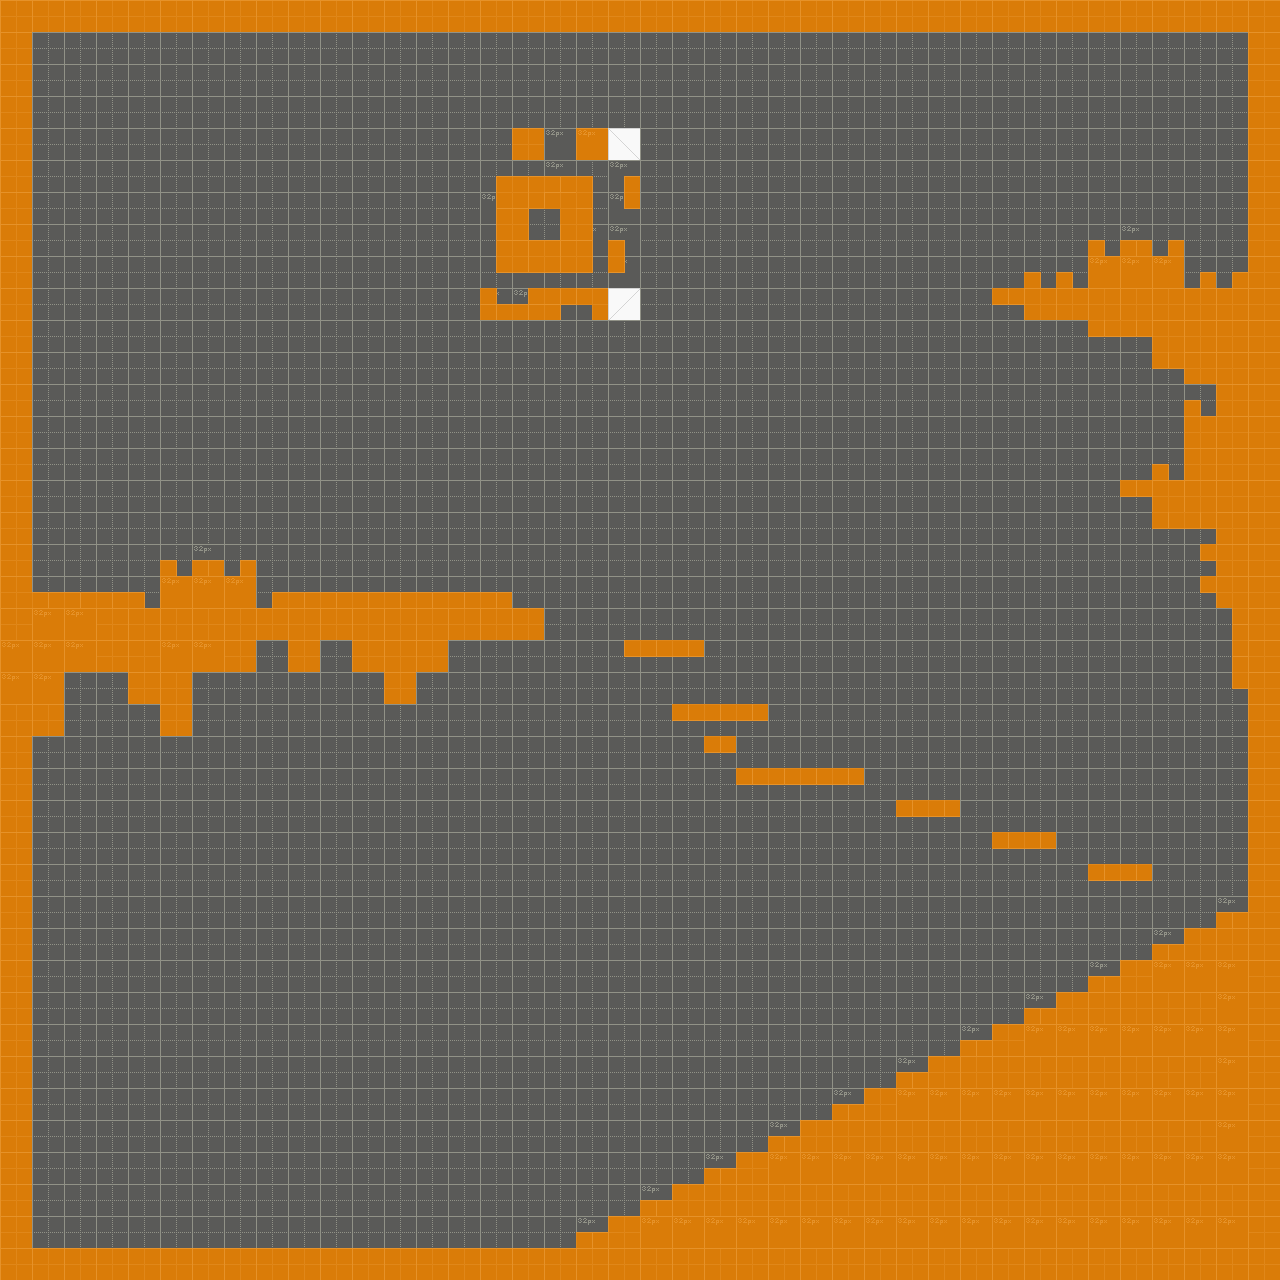

This game map was drawn from its Tiled (.tmx) file and the tilesets committed beside it. A one-line description and the trimmed map source follow:
An orthogonal 40x40 tile map with 32x32 px tiles, 1 tile layer (Ground) and 22 objects (21x mine, player).

<map version="1.0" orientation="orthogonal" width="40" height="40" tilewidth="32" tileheight="32">
 <tileset firstgid="1" name="developer_tools" tilewidth="32" tileheight="32" spacing="1" margin="1">
  <image source="developer_tools.png" width="166" height="199" />
  <tile id="1">
   <properties>
    <property name="obstacle" value="1" />
   </properties>
  </tile>
  <tile id="3">
   <properties>
    <property name="obstacle" value="1" />
   </properties>
  </tile>
  <tile id="5">
   <properties>
    <property name="height" value="16" />
    <property name="obstacle" value="1" />
    <property name="width" value="16" />
    <property name="xOffset" value="16" />
    <property name="yOffset" value="16" />
   </properties>
  </tile>
  <tile id="6">
   <properties>
    <property name="height" value="16" />
    <property name="obstacle" value="1" />
    <property name="yOffset" value="16" />
   </properties>
  </tile>
  <tile id="7">
   <properties>
    <property name="height" value="16" />
    <property name="obstacle" value="1" />
    <property name="yOffset" value="16" />
   </properties>
  </tile>
  <tile id="8">
   <properties>
    <property name="height" value="16" />
    <property name="obstacle" value="1" />
    <property name="width" value="16" />
    <property name="yOffset" value="16" />
   </properties>
  </tile>
  <tile id="9">
   <properties>
    <property name="height" value="16" />
    <property name="obstacle" value="1" />
    <property name="width" value="16" />
    <property name="xOffset" value="16" />
    <property name="yOffset" value="16" />
   </properties>
  </tile>
  <tile id="10">
   <properties>
    <property name="obstacle" value="1" />
    <property name="width" value="16" />
    <property name="xOffset" value="16" />
   </properties>
  </tile>
  <tile id="13">
   <properties>
    <property name="obstacle" value="1" />
    <property name="width" value="16" />
   </properties>
  </tile>
  <tile id="14">
   <properties>
    <property name="height" value="16" />
    <property name="obstacle" value="1" />
    <property name="width" value="16" />
    <property name="xOffset" value="16" />
   </properties>
  </tile>
  <tile id="15">
   <properties>
    <property name="obstacle" value="1" />
    <property name="width" value="16" />
    <property name="xOffset" value="16" />
   </properties>
  </tile>
  <tile id="18">
   <properties>
    <property name="obstacle" value="1" />
    <property name="width" value="16" />
   </properties>
  </tile>
  <tile id="19">
   <properties>
    <property name="height" value="16" />
    <property name="obstacle" value="1" />
    <property name="width" value="16" />
    <property name="yOffset" value="16" />
   </properties>
  </tile>
  <tile id="20">
   <properties>
    <property name="height" value="16" />
    <property name="obstacle" value="1" />
    <property name="width" value="16" />
    <property name="xOffset" value="16" />
   </properties>
  </tile>
  <tile id="21">
   <properties>
    <property name="height" value="16" />
    <property name="obstacle" value="1" />
   </properties>
  </tile>
  <tile id="22">
   <properties>
    <property name="height" value="16" />
    <property name="obstacle" value="1" />
   </properties>
  </tile>
  <tile id="23">
   <properties>
    <property name="height" value="16" />
    <property name="obstacle" value="1" />
    <property name="width" value="16" />
   </properties>
  </tile>
  <tile id="24">
   <properties>
    <property name="height" value="16" />
    <property name="obstacle" value="1" />
    <property name="width" value="16" />
   </properties>
  </tile>
 </tileset>
 <layer name="Ground" width="40" height="40">
  <data>[1600 cells, 1600 non-empty, 30 distinct tile ids]</data>
 </layer>
 <objectgroup name="Objects" width="40" height="40">
  <object name="player" x="576" y="480" width="32" height="32" />
  <object name="mine" x="624" y="560" width="32" height="32" />
  <object name="mine" x="304" y="432" width="32" height="32" />
  <object name="mine" x="144" y="336" width="32" height="32" />
  <object name="mine" x="144" y="144" width="32" height="32" />
  <object name="mine" x="400" y="48" width="32" height="32" />
  <object name="mine" x="848" y="240" width="32" height="32" />
  <object name="mine" x="752" y="368" width="32" height="32" />
  <object name="mine" x="1040" y="560" width="32" height="32" />
  <object name="mine" x="880" y="560" width="32" height="32" />
  <object name="mine" x="1008" y="112" width="32" height="32" />
  <object name="mine" x="1168" y="144" width="32" height="32" />
  <object name="mine" x="1168" y="752" width="32" height="32" />
  <object name="mine" x="816" y="944" width="32" height="32" />
  <object name="mine" x="592" y="784" width="32" height="32" />
  <object name="mine" x="336" y="816" width="32" height="32" />
  <object name="mine" x="272" y="848" width="32" height="32" />
  <object name="mine" x="144" y="912" width="32" height="32" />
  <object name="mine" x="208" y="1104" width="32" height="32" />
  <object name="mine" x="592" y="1136" width="32" height="32" />
  <object name="mine" x="464" y="944" width="32" height="32" />
  <object name="mine" x="368" y="240" width="32" height="32" />
 </objectgroup>
</map>